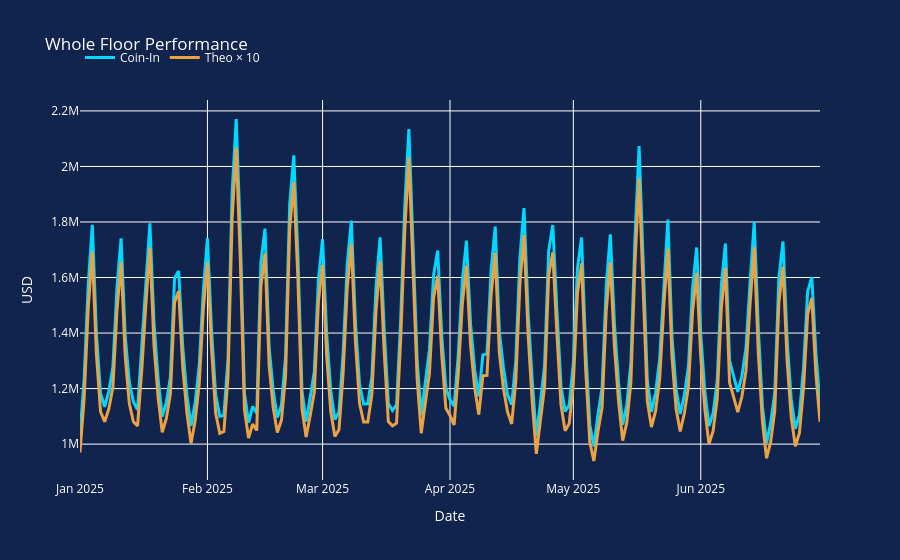

The code cell stored with this chart in its notebook:
### Code cell
import pandas as pd
import plotly.graph_objects as go

daily = pd.read_parquet(
    "data/1_prepared_views/prepared_daily_view.parquet"
)

prop = pd.read_parquet(
    "data/1_prepared_views/property_day.parquet"
)

fig = go.Figure()

fig.add_trace(
    go.Scatter(
        x=prop["gaming_date"],
        y=prop["coin_in_usd"],
        mode="lines",
        name="Coin-In",
        line=dict(
            color="#00D8FF",
            width=3
        )
    )
)

fig.add_trace(
    go.Scatter(
        x=prop["gaming_date"],
        y=prop["theo_usd"] * 10,
        mode="lines",
        name="Theo × 10",
        line=dict(
            color="#EAA244",
            width=3
        )
    )
)

fig.update_layout(

    title="Whole Floor Performance",

    paper_bgcolor="#11244D",
    plot_bgcolor="#11244D",

    font=dict(
        color="white"
    ),

    xaxis_title="Date",

    yaxis_title="USD",

    hovermode="x unified",

    legend=dict(
        orientation="h",
        y=1.15,
        x=0
    )
)

fig.show()

### Figure 1 — Plotly figure (JSON) as saved in the notebook; plotly's stock layout.template omitted (floating-point values rounded to 4 significant figures; data arrays with more than 128 entries replaced by an {"elided": "..."} marker saying what was removed)
{"data": [{"line": {"color": "#00D8FF", "width": 3}, "mode": "lines", "name": "Coin-In", "type": "scatter", "x": {"elided": "181 str values"}, "y": {"elided": "181 float values"}}, {"line": {"color": "#EAA244", "width": 3}, "mode": "lines", "name": "Theo × 10", "type": "scatter", "x": {"elided": "181 str values"}, "y": {"elided": "181 float values"}}], "layout": {"font": {"color": "white"}, "hovermode": "x unified", "legend": {"orientation": "h", "x": 0, "y": 1.15}, "paper_bgcolor": "#11244D", "plot_bgcolor": "#11244D", "title": {"text": "Whole Floor Performance"}, "xaxis": {"title": {"text": "Date"}}, "yaxis": {"title": {"text": "USD"}}}}
